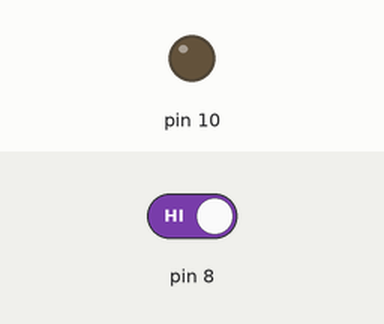
The program below on a simulated Raspberry Pi (header pin numbers). Shown: output pins drawn as LEDs (lit = HIGH). The inputs (shaded band) are chosen by the test bench; at power-on: pin 8 HIGH. What the program prints to the terminal is not drawn.

Above: at 1.2 s.
1.3 s: pin 8 driven LOW
At 1.7 s:
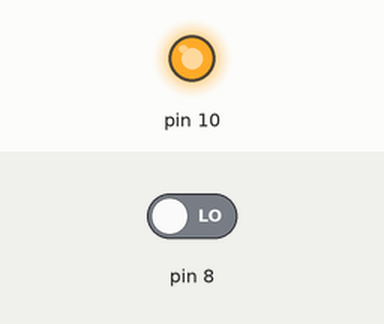
2.8 s: pin 8 driven HIGH
At 4.1 s:
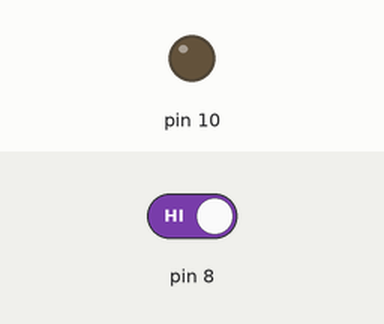
Timing chart, 0 to 5.8 s (numbered marks = the images above; inputs shaded):
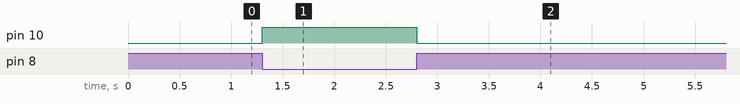

Measured:
- after the input at 1.3 s, pin 10: LOW → HIGH at once
- after the input at 2.8 s, pin 10: HIGH → LOW at once

The program:

IR_Sensor_Module.py
```python
import RPi.GPIO as GPIO
import time

GPIO.setmode(GPIO.BOARD)
GPIO.setup(8,GPIO.IN)  #module out pin
GPIO.setup(10,GPIO.OUT) #led or buzzer output

while True:
     if GPIO.input(8) ==0:
         print("IR sensor detect the object")
         GPIO.output(10,True)
     else:
         GPIO.output(10,False)
         print("IR sensor not detect the object")
```
